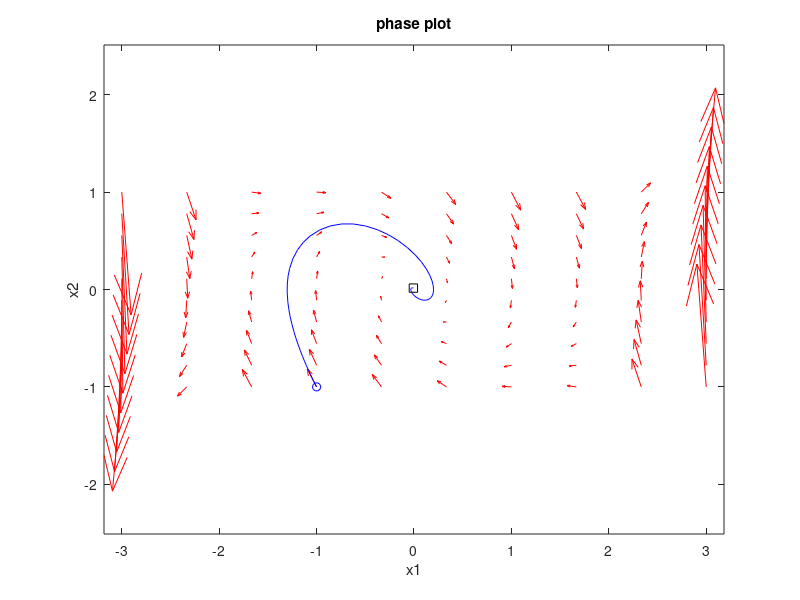

Recreate this plot in MATLAB.
clc
clear
close all

% define number of grid points
N = 10;

% define our function of differential equaitons
% f @(t, X) [X1dot; X2dot];
f = @(t, X) [X(2); -X(1) + (1/16)*(X(1)^5) - X(2)];

% create a grid where we will evaluate the function derivatives
x1 = linspace(-3, 3, N);  % from -5 to 5 on the x1 axis with N points
x2 = linspace(-1, 1, N);  % same^

% create a meshgrid (two NxN matrices), one for all the x values on the
% grid and one for all the y values on the grid
[x,y] = meshgrid(x1,x2);

% create u matrix to hold values of X1dot at each x and y position in the
% grid
u = zeros(size(x));
% create v matrix to hold values of X2dot at each x and y position in the
% grid
v = zeros(size(y));

% evaluate the Xdot at each point in the grid
t=0;  
for i = 1:numel(x)
    Xdot = f(t, [x(i); y(i)]);
    u(i) = Xdot(1);
    v(i) = Xdot(2);
end

% u = u*100;
% v = v*100;

% plot phase plot using quiver
figure(1), clf
quiver(x,y,u,v,'r', 'AutoScaleFactor', 2.0);
xlabel('x1')
ylabel('x2')
title('phase plot')
axis tight equal;


% plot solutions on plot
hold on
X0 = [-1, -1]';  % define initial x1 and x2 locations
tspan = [0, 10];  % lets see solutions from time t = 0 to 10

% solve using ode45
[ts, xs] = ode45(f, tspan, X0);
plot(xs(:,1), xs(:,2), 'b')
plot(xs(1,1),xs(1,2),'bo') % starting point
plot(xs(end,1),xs(end,2),'ks') % ending point





















